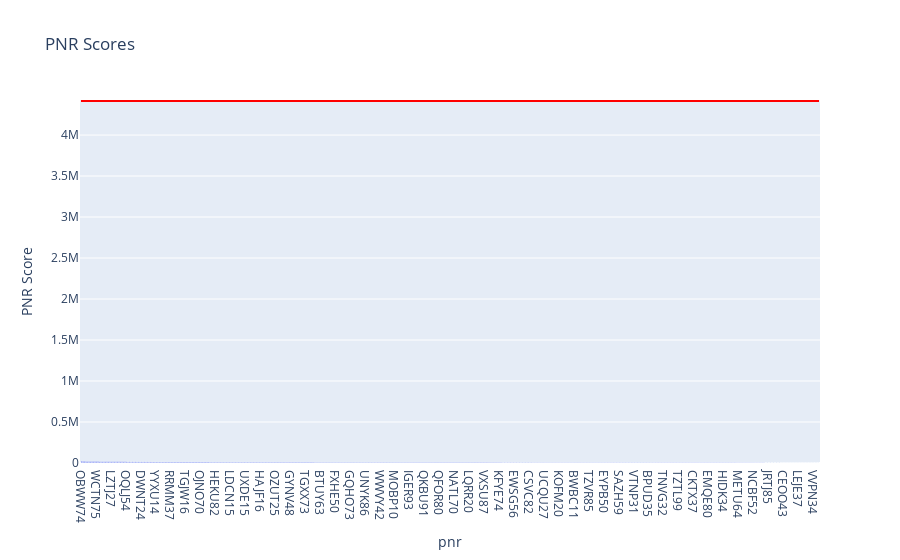

The cell this chart's notebook holds for it:
### Code cell
# plot for pnr_score distribution of cancelled flights-pnrs
fig = px.bar(
    df, x="pnr", y="pnr_score", title="PNR Scores", labels={"pnr_score": "PNR Score"}
)
# Add mean and standard deviation annotations
fig.add_shape(
    type="line",
    x0=-0.5,
    x1=len(df) - 0.5,
    y0=mean_score,
    y1=mean_score,
    line=dict(color="red", width=2),
    name="Mean",
)
# Show the chart
print(mean_score, std_dev_score)
fig.show()

### Figure 1 — Plotly figure (JSON) as saved in the notebook; plotly's stock layout.template omitted (floating-point values rounded to 4 significant figures; data arrays with more than 128 entries replaced by an {"elided": "..."} marker saying what was removed)
{"data": [{"alignmentgroup": "True", "hovertemplate": "pnr=%{x}<br>PNR Score=%{y}<extra></extra>", "legendgroup": "", "marker": {"color": "#636efa", "pattern": {"shape": ""}}, "name": "", "offsetgroup": "", "orientation": "v", "showlegend": false, "textposition": "auto", "type": "bar", "x": {"elided": "494 str values"}, "xaxis": "x", "y": {"elided": "494 int values"}, "yaxis": "y"}], "layout": {"barmode": "relative", "legend": {"tracegroupgap": 0}, "shapes": [{"line": {"color": "red", "width": 2}, "name": "Mean", "type": "line", "x0": -0.5, "x1": 493.5, "y0": 4415000.0, "y1": 4415000.0}], "title": {"text": "PNR Scores"}, "xaxis": {"anchor": "y", "domain": [0, 1], "title": {"text": "pnr"}}, "yaxis": {"anchor": "x", "domain": [0, 1], "title": {"text": "PNR Score"}}}}
